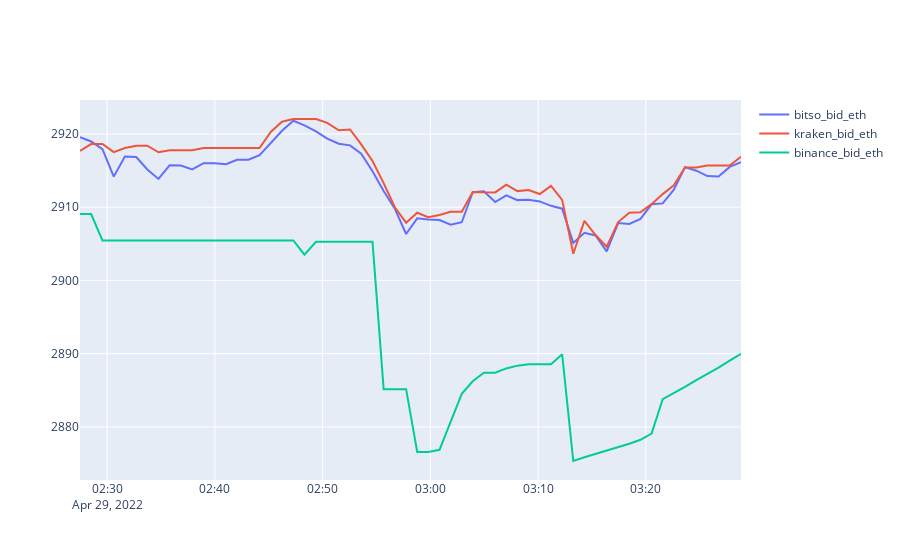

Write notebook code for a chart like this one.
### Markdown cell above
### <font color= #6B6B6B> 4.2 Visualización de graficas bid, ask y spread con diferentes exchanges para la el ETH/USDT</font> <font color= #555555>

### Code cell
main.plot_bid_eth_1(data)
